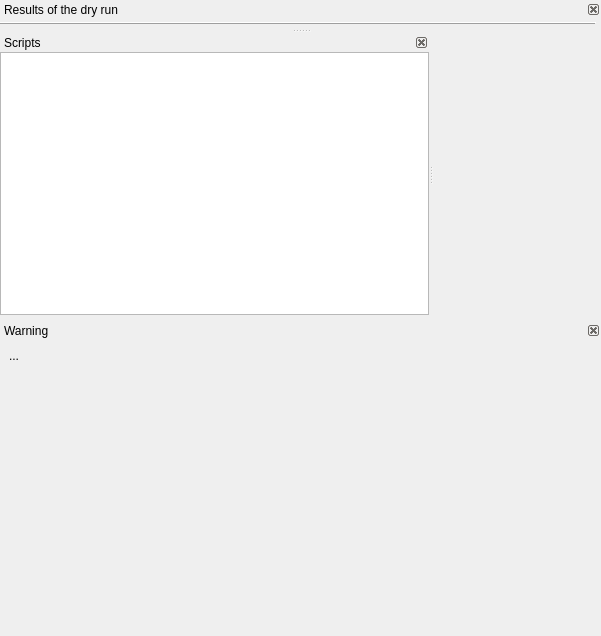
<?xml version="1.0" encoding="UTF-8"?>
<ui version="4.0">
 <class>UserEditor</class>
 <widget class="QWidget" name="UserEditor">
  <property name="geometry">
   <rect>
    <x>0</x>
    <y>0</y>
    <width>601</width>
    <height>636</height>
   </rect>
  </property>
  <layout class="QVBoxLayout" name="verticalLayout_3">
   <property name="margin" stdset="0">
    <number>0</number>
   </property>
   <item>
    <widget class="QSplitter" name="splitter_2">
     <property name="orientation">
      <enum>Qt::Vertical</enum>
     </property>
     <property name="childrenCollapsible">
      <bool>false</bool>
     </property>
     <widget class="QDockWidget" name="simPane">
      <property name="floating">
       <bool>false</bool>
      </property>
      <property name="features">
       <set>QDockWidget::DockWidgetClosable</set>
      </property>
      <property name="windowTitle">
       <string>Results of the dry run</string>
      </property>
      <widget class="QWidget" name="simPaneFrame">
       <layout class="QVBoxLayout" name="verticalLayout_6">
        <property name="leftMargin">
         <number>0</number>
        </property>
        <property name="topMargin">
         <number>0</number>
        </property>
        <property name="rightMargin">
         <number>5</number>
        </property>
        <property name="bottomMargin">
         <number>0</number>
        </property>
        <item>
         <widget class="QFrame" name="frame_4">
          <property name="frameShape">
           <enum>QFrame::HLine</enum>
          </property>
          <property name="frameShadow">
           <enum>QFrame::Raised</enum>
          </property>
         </widget>
        </item>
       </layout>
      </widget>
     </widget>
     <widget class="QSplitter" name="splitter">
      <property name="orientation">
       <enum>Qt::Horizontal</enum>
      </property>
      <widget class="QDockWidget" name="scriptsPane">
       <property name="features">
        <set>QDockWidget::DockWidgetClosable</set>
       </property>
       <property name="allowedAreas">
        <set>Qt::LeftDockWidgetArea</set>
       </property>
       <property name="windowTitle">
        <string>Scripts</string>
       </property>
       <widget class="QWidget" name="dockWidgetContents">
        <layout class="QVBoxLayout" name="verticalLayout_4">
         <property name="margin" stdset="0">
          <number>0</number>
         </property>
         <item>
          <widget class="QTreeView" name="fileTree"/>
         </item>
        </layout>
       </widget>
      </widget>
      <widget class="QFrame" name="mainFrame">
       <property name="frameShape">
        <enum>QFrame::NoFrame</enum>
       </property>
       <property name="frameShadow">
        <enum>QFrame::Raised</enum>
       </property>
      </widget>
     </widget>
    </widget>
   </item>
   <item>
    <widget class="QDockWidget" name="warnWidget">
     <property name="palette">
      <palette>
       <active>
        <colorrole role="Button">
         <brush brushstyle="SolidPattern">
          <color alpha="255">
           <red>255</red>
           <green>255</green>
           <blue>127</blue>
          </color>
         </brush>
        </colorrole>
        <colorrole role="Base">
         <brush brushstyle="SolidPattern">
          <color alpha="255">
           <red>255</red>
           <green>255</green>
           <blue>255</blue>
          </color>
         </brush>
        </colorrole>
        <colorrole role="Window">
         <brush brushstyle="SolidPattern">
          <color alpha="255">
           <red>255</red>
           <green>255</green>
           <blue>127</blue>
          </color>
         </brush>
        </colorrole>
       </active>
       <inactive>
        <colorrole role="Button">
         <brush brushstyle="SolidPattern">
          <color alpha="255">
           <red>255</red>
           <green>255</green>
           <blue>127</blue>
          </color>
         </brush>
        </colorrole>
        <colorrole role="Base">
         <brush brushstyle="SolidPattern">
          <color alpha="255">
           <red>255</red>
           <green>255</green>
           <blue>255</blue>
          </color>
         </brush>
        </colorrole>
        <colorrole role="Window">
         <brush brushstyle="SolidPattern">
          <color alpha="255">
           <red>255</red>
           <green>255</green>
           <blue>127</blue>
          </color>
         </brush>
        </colorrole>
       </inactive>
       <disabled>
        <colorrole role="Button">
         <brush brushstyle="SolidPattern">
          <color alpha="255">
           <red>255</red>
           <green>255</green>
           <blue>127</blue>
          </color>
         </brush>
        </colorrole>
        <colorrole role="Base">
         <brush brushstyle="SolidPattern">
          <color alpha="255">
           <red>255</red>
           <green>255</green>
           <blue>127</blue>
          </color>
         </brush>
        </colorrole>
        <colorrole role="Window">
         <brush brushstyle="SolidPattern">
          <color alpha="255">
           <red>255</red>
           <green>255</green>
           <blue>127</blue>
          </color>
         </brush>
        </colorrole>
       </disabled>
      </palette>
     </property>
     <property name="floating">
      <bool>false</bool>
     </property>
     <property name="features">
      <set>QDockWidget::DockWidgetClosable</set>
     </property>
     <property name="windowTitle">
      <string>Warning</string>
     </property>
     <widget class="QWidget" name="dockWidgetContents_3">
      <layout class="QVBoxLayout" name="verticalLayout">
       <item>
        <widget class="QLabel" name="warnText">
         <property name="text">
          <string>...</string>
         </property>
         <property name="alignment">
          <set>Qt::AlignLeading|Qt::AlignLeft|Qt::AlignTop</set>
         </property>
        </widget>
       </item>
      </layout>
     </widget>
    </widget>
   </item>
  </layout>
  <action name="actionOpen">
   <property name="icon">
    <iconset resource="../../../../resources/nicos-gui.qrc">
     <normaloff>:/open</normaloff>:/open</iconset>
   </property>
   <property name="text">
    <string>&amp;Open...</string>
   </property>
   <property name="toolTip">
    <string>Open script from disk</string>
   </property>
   <property name="shortcut">
    <string>Ctrl+O</string>
   </property>
  </action>
  <action name="actionNew">
   <property name="icon">
    <iconset resource="../../../../resources/nicos-gui.qrc">
     <normaloff>:/new</normaloff>:/new</iconset>
   </property>
   <property name="text">
    <string>&amp;New</string>
   </property>
   <property name="toolTip">
    <string>New script</string>
   </property>
   <property name="shortcut">
    <string>Ctrl+N</string>
   </property>
  </action>
  <action name="actionSave">
   <property name="enabled">
    <bool>false</bool>
   </property>
   <property name="icon">
    <iconset resource="../../../../resources/nicos-gui.qrc">
     <normaloff>:/save</normaloff>:/save</iconset>
   </property>
   <property name="text">
    <string>&amp;Save</string>
   </property>
   <property name="toolTip">
    <string>Save script to disk</string>
   </property>
   <property name="shortcut">
    <string>Ctrl+S</string>
   </property>
  </action>
  <action name="actionSaveAs">
   <property name="text">
    <string>Save &amp;As...</string>
   </property>
  </action>
  <action name="actionPrint">
   <property name="icon">
    <iconset resource="../../../../resources/nicos-gui.qrc">
     <normaloff>:/print</normaloff>:/print</iconset>
   </property>
   <property name="text">
    <string>&amp;Print...</string>
   </property>
   <property name="toolTip">
    <string>Print script</string>
   </property>
   <property name="shortcut">
    <string>Ctrl+P</string>
   </property>
  </action>
  <action name="actionUndo">
   <property name="icon">
    <iconset resource="../../../../resources/nicos-gui.qrc">
     <normaloff>:/undo</normaloff>:/undo</iconset>
   </property>
   <property name="text">
    <string>&amp;Undo</string>
   </property>
   <property name="toolTip">
    <string>Undo edit</string>
   </property>
   <property name="shortcut">
    <string>Ctrl+Z</string>
   </property>
  </action>
  <action name="actionRedo">
   <property name="icon">
    <iconset resource="../../../../resources/nicos-gui.qrc">
     <normaloff>:/redo</normaloff>:/redo</iconset>
   </property>
   <property name="text">
    <string>&amp;Redo</string>
   </property>
   <property name="toolTip">
    <string>Redo edit</string>
   </property>
   <property name="shortcut">
    <string>Ctrl+Y</string>
   </property>
  </action>
  <action name="actionCut">
   <property name="icon">
    <iconset resource="../../../../resources/nicos-gui.qrc">
     <normaloff>:/cut</normaloff>:/cut</iconset>
   </property>
   <property name="text">
    <string>&amp;Cut</string>
   </property>
   <property name="toolTip">
    <string>Cut selected text to clipboard</string>
   </property>
   <property name="shortcut">
    <string>Ctrl+X</string>
   </property>
   <property name="shortcutContext">
    <enum>Qt::WidgetWithChildrenShortcut</enum>
   </property>
  </action>
  <action name="actionCopy">
   <property name="icon">
    <iconset resource="../../../../resources/nicos-gui.qrc">
     <normaloff>:/copy</normaloff>:/copy</iconset>
   </property>
   <property name="text">
    <string>C&amp;opy</string>
   </property>
   <property name="toolTip">
    <string>Copy selected text to clipboard</string>
   </property>
   <property name="shortcut">
    <string>Ctrl+C</string>
   </property>
   <property name="shortcutContext">
    <enum>Qt::WidgetWithChildrenShortcut</enum>
   </property>
  </action>
  <action name="actionPaste">
   <property name="icon">
    <iconset resource="../../../../resources/nicos-gui.qrc">
     <normaloff>:/paste</normaloff>:/paste</iconset>
   </property>
   <property name="text">
    <string>&amp;Paste</string>
   </property>
   <property name="toolTip">
    <string>Paste text from clipboard</string>
   </property>
   <property name="shortcut">
    <string>Ctrl+V</string>
   </property>
   <property name="shortcutContext">
    <enum>Qt::WidgetWithChildrenShortcut</enum>
   </property>
  </action>
  <action name="actionRun">
   <property name="icon">
    <iconset resource="../../../../resources/nicos-gui.qrc">
     <normaloff>:/continue</normaloff>:/continue</iconset>
   </property>
   <property name="text">
    <string>&amp;Run</string>
   </property>
   <property name="toolTip">
    <string>Run the script in this window</string>
   </property>
   <property name="shortcut">
    <string>Ctrl+Return</string>
   </property>
  </action>
  <action name="actionGet">
   <property name="icon">
    <iconset resource="../../../../resources/nicos-gui.qrc">
     <normaloff>:/get</normaloff>:/get</iconset>
   </property>
   <property name="text">
    <string>&amp;Get</string>
   </property>
   <property name="toolTip">
    <string>Copy the currently running script into this window</string>
   </property>
  </action>
  <action name="actionFind">
   <property name="icon">
    <iconset resource="../../../../resources/nicos-gui.qrc">
     <normaloff>:/find</normaloff>:/find</iconset>
   </property>
   <property name="text">
    <string>&amp;Find...</string>
   </property>
   <property name="toolTip">
    <string>Find and replace text</string>
   </property>
   <property name="shortcut">
    <string>Ctrl+F</string>
   </property>
  </action>
  <action name="actionComment">
   <property name="text">
    <string>Toggle Co&amp;mment</string>
   </property>
   <property name="toolTip">
    <string>Comment or uncomment selected code</string>
   </property>
   <property name="shortcut">
    <string>Ctrl+#</string>
   </property>
  </action>
  <action name="actionUpdate">
   <property name="icon">
    <iconset resource="../../../../resources/nicos-gui.qrc">
     <normaloff>:/refresh</normaloff>:/refresh</iconset>
   </property>
   <property name="text">
    <string>&amp;Update</string>
   </property>
   <property name="toolTip">
    <string>Update the currently running script with the one in this window</string>
   </property>
  </action>
  <action name="actionReload">
   <property name="enabled">
    <bool>false</bool>
   </property>
   <property name="text">
    <string>Re&amp;load from disk</string>
   </property>
  </action>
  <action name="actionSimulate">
   <property name="icon">
    <iconset resource="../../../../resources/nicos-gui.qrc">
     <normaloff>:/simulate</normaloff>:/simulate</iconset>
   </property>
   <property name="text">
    <string>Dry Run</string>
   </property>
   <property name="toolTip">
    <string>Run this script in a simulation mode</string>
   </property>
   <property name="shortcut">
    <string>Ctrl+Shift+Return</string>
   </property>
  </action>
 </widget>
 <resources>
  <include location="../../../../resources/nicos-gui.qrc"/>
 </resources>
 <connections/>
</ui>
